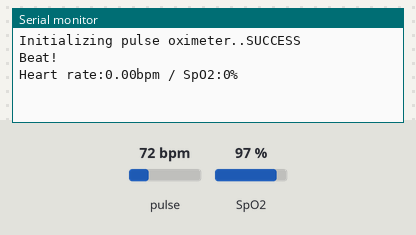
Simulated run of this sketch. Board: Arduino Uno, built with avr-gcc and run on an emulated ATmega328P. Parts: the last lines printed to the serial monitor. The inputs (shaded band) are chosen by the test bench; at power-on: pulse 72 bpm, SpO2 97 %.

Above: at 1.2 s.
1.3 s: pulse set to 42 bpm
At 2.7 s:
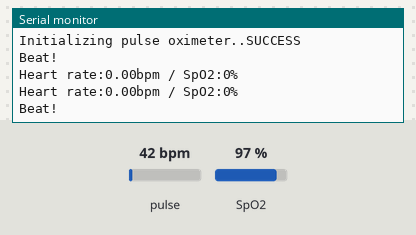
2.8 s: SpO2 set to 80 %
At 3.3 s:
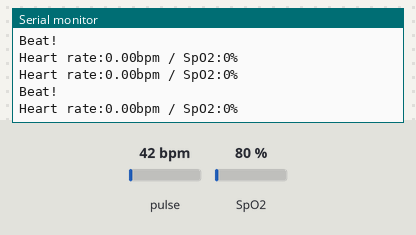
4.3 s: pulse set to 70 bpm
At 7.8 s:
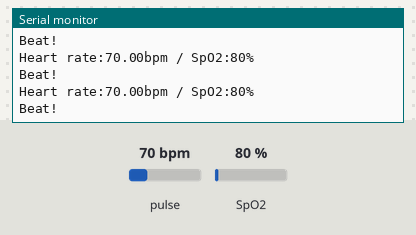
Timing chart, 0 to 9.3 s (numbered marks = the images above; inputs shaded):
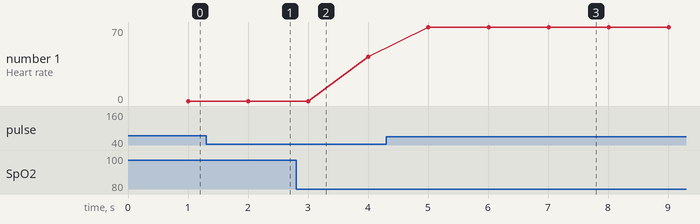

The sketch:

heartRateSensor.ino
```cpp
#include <Wire.h>
#include "MAX30100_PulseOximeter.h"
#define REPORTING_PERIOD_MS 1000

// Initialize a Pulse Oximeter instance (beat detection, heart rate, SpO2)
PulseOximeter pox;
uint32_t tsLastReport = 0;

// Callback (registered below) fired when a pulse is detected
void onBeatDetected()
{
    Serial.println("Beat!");
}

void setup()
{
    Serial.begin(115200);
    Serial.print("Initializing pulse oximeter..");
    // Initialize the PulseOximeter instance
    if (!pox.begin()) {
        Serial.println("FAILED");
        while(1);
    }
    else {
        Serial.println("SUCCESS");
    }
    // The default current for the IR LED is 50mA and it can be modified
    // by editing the following line. Check MAX30100_Registers.h for all
    // the available options.
    pox.setIRLedCurrent(MAX30100_LED_CURR_7_6MA);
    // Register a callback for the beat detection
    pox.setOnBeatDetectedCallback(onBeatDetected);
}

void loop()
{
    // Make sure to call update as fast as possible
    pox.update();
    // Asynchronously dump heart rate and oxidation levels to the serial
    // For both, a value of 0 means "invalid"
    if (millis() - tsLastReport > REPORTING_PERIOD_MS) {
        Serial.print("Heart rate:");
        Serial.print(pox.getHeartRate());
        Serial.print("bpm / SpO2:");
        Serial.print(pox.getSpO2());
        Serial.println("%");
        tsLastReport = millis();
    }
}
```

Measured:
- after the input at 4.3 s, the serial monitor: prints a new line after 0.71 s (image 3)
- plotted number 1: 42 → 70 after the input at 4.3 s
